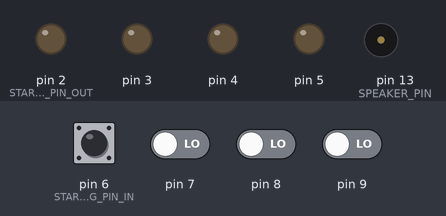
This sketch was run on a simulated Arduino Uno, built with avr-gcc and run on an emulated ATmega328P. Shown: output pins drawn as LEDs (lit = HIGH), buzzer (waves = sounding). The inputs (shaded band) are chosen by the test bench; at power-on: pin 6 (STARTING_PIN_IN), pin 7–9 LOW. Random numbers use the default seed unless the sketch sets one.

Above: at 1.6 s.
1.7 s: pin 6 (STARTING_PIN_IN) pulled HIGH for 0.15 s
At 2.4 s:
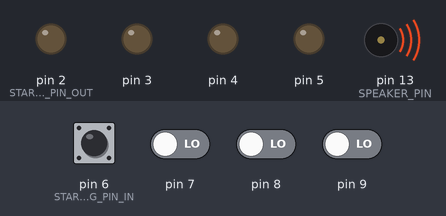
4.8 s: pin 7 driven HIGH
At 6.8 s:
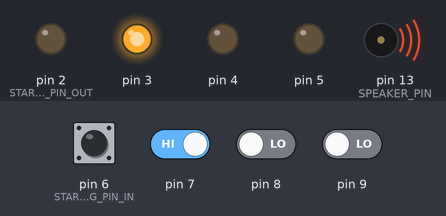
7.5 s: pin 7 driven LOW
At 22.3 s:
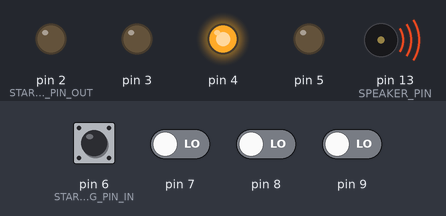
Timing chart, 0 to 23.4 s (numbered marks = the images above; inputs shaded):
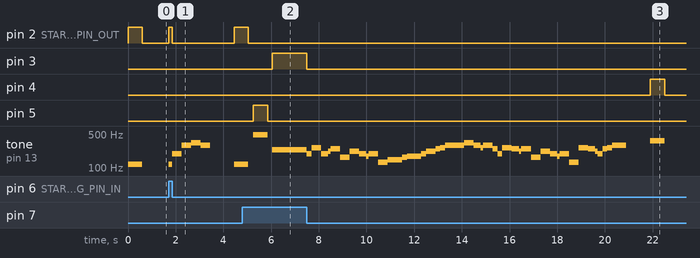

The sketch:

simon.ino
```cpp
#include "pitches.h";
//TODO make a simon mode so pattern extends instead of randomizing


int STARTING_PIN_OUT = 2;
int STARTING_PIN_IN = 6;
int AMOUNT_LEDS = 4;
int HERTZ_MUL = 120;
int PLAY_DELAY = 600;
int PAUSE_DELAY = 200;
int SPEAKER_PIN = 13;

int SUCCESS_SOUND[14] = {NOTE_G3, NOTE_G3, NOTE_D4, NOTE_D4, NOTE_E4, NOTE_E4, NOTE_D4};
int SUCCESS_DELAY[14] = {200, 200, 200, 200, 200, 200, 400};

int FAILURE_SOUND[48] = {
                        NOTE_G3,
                        NOTE_C4, NOTE_G3, NOTE_A3, NOTE_B3, NOTE_E3, NOTE_E3,
                        NOTE_A3, NOTE_G3, NOTE_F3, NOTE_G3, NOTE_C3, NOTE_C3,
                        NOTE_D3, NOTE_D3, NOTE_E3, NOTE_F3, NOTE_F3, NOTE_G3,
                        NOTE_A3, NOTE_B3, NOTE_C4, NOTE_D4,
                        NOTE_E4, NOTE_D4, NOTE_C4, NOTE_D4, NOTE_B3, NOTE_G3,
                        NOTE_C4, NOTE_B3, NOTE_A3, NOTE_B3, NOTE_E3, NOTE_E3,
                        NOTE_A3, NOTE_G3, NOTE_F3, NOTE_G3, NOTE_C3, NOTE_C3,
                        NOTE_C4, NOTE_B3, NOTE_A3, NOTE_G3, NOTE_B3, NOTE_C4, NOTE_D4
                        };
int FAILURE_DELAY[48] = {
                        400,
                        800, 600, 200, 800, 400, 400,
                        800, 600, 200, 800, 400, 400,
                        800, 400, 400, 800, 400, 400,
                        800, 400, 400, 1600,
                        800, 600, 200, 800, 400, 400,
                        800, 600, 200, 800, 400, 400,
                        800, 600, 200, 800, 600, 200,
                        800, 600, 200, 400, 400, 400, 1200
                        };

//TODO make used play delay dependent on holding button
int USER_PLAY_DELAY = 500;

int ROUND_END_DELAY = 1000;

int roundCounter = 0;
int *vals;

void setup() {
  Serial.begin(9600);
  randomSeed(analogRead(11)); // nothing connected to 11 so read sees noise

  //init in- and output pins
  for(int i = 0; i < AMOUNT_LEDS; i++) {
    pinMode(i + STARTING_PIN_OUT, OUTPUT);
    pinMode(i + STARTING_PIN_IN, INPUT);
  }
  pinMode(SPEAKER_PIN, OUTPUT);
}

void loop() {
  roundCounter += 1;
  vals = generateSimonVals(vals);
  (void)playVals(vals);
  (void)userPlays(vals);

  //round finished, delay a bit
  delay(ROUND_END_DELAY);
}

int* generateSimonVals(int *vals) {
  int *tempVals = (int*)malloc(roundCounter * sizeof(int));
  if(roundCounter == 1) {
    tempVals[0] = random(0, AMOUNT_LEDS);
  } else {
    for(int i = 0; i < roundCounter-1; i++) {
      tempVals[i] = vals[i];
    }
    tempVals[roundCounter-1] = random(0, AMOUNT_LEDS);
  }
  //free malloced array with vals
  free(vals);
  return tempVals;
}

//fill play array with vals corresponding to an LED and a note
int* generateVals() {
  int *vals = (int*)malloc(roundCounter * sizeof(int));
  for(int i = 0; i < roundCounter; i++) {
    vals[i] = random(0, AMOUNT_LEDS);
  }
  return vals;
}

//play notes and light up LEDs consecutively with a delay
void playVals(int *vals) {
  for(int i = 0; i < roundCounter; i++) {
    tone(SPEAKER_PIN, (vals[i] + 1) * HERTZ_MUL);
    digitalWrite(vals[i] + STARTING_PIN_OUT, HIGH);
    delay(PLAY_DELAY);
    //check and see if this is necessary
    noTone(SPEAKER_PIN);
    digitalWrite(vals[i] + STARTING_PIN_OUT, LOW);
    delay(PAUSE_DELAY);
  }
}

//handle user turn
void userPlays(int *vals) {
  if(checkUserSuccess(vals)) {
    //user has succeeded => play success sound
    //get number of sounds
    int successSoundsAmount = sizeof(SUCCESS_SOUND)/sizeof(SUCCESS_SOUND[0]);
    //play success notes
    for(int i = 0; i < successSoundsAmount; i++) {
      tone(SPEAKER_PIN, SUCCESS_SOUND[i]);
      delay(SUCCESS_DELAY[i]);
      noTone(SPEAKER_PIN);
    }
  } else {
    //user has failed => play fail sound
    //get number of sounds
    int failSoundsAmount = sizeof(FAILURE_SOUND)/sizeof(FAILURE_SOUND[0]);
    //play fail notes
    for(int i = 0; i < failSoundsAmount; i++) {
      tone(SPEAKER_PIN, FAILURE_SOUND[i]);
      delay(FAILURE_DELAY[i]/2);
      noTone(SPEAKER_PIN);
    }
    //restart game
    roundCounter = 0;
  }
}

int checkUserSuccess(int *vals) {
  //go through every play val
  for(int i = 0; i < roundCounter; i++) {
    int correctPress = 0;
    int pressed = 0;
    int pressedButton = 1;
    //wait for button to be pressed
    while(!pressed) {
      //check HIGH/LOW for every button
      for(int j = 0; j < AMOUNT_LEDS && !pressed; j++) {
        if(digitalRead(j + STARTING_PIN_IN) == HIGH){
          //button was pressed
          if(j == vals[i]) {
            //button was correct
            correctPress = 1;
          }
          pressed = 1;
          pressedButton = j;
          //exit for and while loop
          continue;
        }
      }
    }
    //play notes and light up LEDs depending on what user pressed
    tone(SPEAKER_PIN, (pressedButton + 1) * HERTZ_MUL);
    digitalWrite(pressedButton + STARTING_PIN_OUT, HIGH);
    while(digitalRead(pressedButton + STARTING_PIN_IN) == HIGH){}
    noTone(SPEAKER_PIN);
    digitalWrite(pressedButton + STARTING_PIN_OUT, LOW);

    if(!correctPress) {
      return 0;
    }
  }
  return 1;
}
```

pitches.h
```cpp
#define NOTE_B0  31
#define NOTE_C1  33
#define NOTE_CS1 35
#define NOTE_D1  37
#define NOTE_DS1 39
#define NOTE_E1  41
#define NOTE_F1  44
#define NOTE_FS1 46
#define NOTE_G1  49
#define NOTE_GS1 52
#define NOTE_A1  55
#define NOTE_AS1 58
#define NOTE_B1  62
#define NOTE_C2  65
#define NOTE_CS2 69
#define NOTE_D2  73
#define NOTE_DS2 78
#define NOTE_E2  82
#define NOTE_F2  87
#define NOTE_FS2 93
#define NOTE_G2  98
#define NOTE_GS2 104
#define NOTE_A2  110
#define NOTE_AS2 117
#define NOTE_B2  123
#define NOTE_C3  131
#define NOTE_CS3 139
#define NOTE_D3  147
#define NOTE_DS3 156
#define NOTE_E3  165
#define NOTE_F3  175
#define NOTE_FS3 185
#define NOTE_G3  196
#define NOTE_GS3 208
#define NOTE_A3  220
#define NOTE_AS3 233
#define NOTE_B3  247
#define NOTE_C4  262
#define NOTE_CS4 277
#define NOTE_D4  294
#define NOTE_DS4 311
#define NOTE_E4  330
#define NOTE_F4  349
#define NOTE_FS4 370
#define NOTE_G4  392
#define NOTE_GS4 415
#define NOTE_A4  440
#define NOTE_AS4 466
#define NOTE_B4  494
#define NOTE_C5  523
#define NOTE_CS5 554
#define NOTE_D5  587
#define NOTE_DS5 622
#define NOTE_E5  659
#define NOTE_F5  698
#define NOTE_FS5 740
#define NOTE_G5  784
#define NOTE_GS5 831
#define NOTE_A5  880
#define NOTE_AS5 932
#define NOTE_B5  988
#define NOTE_C6  1047
#define NOTE_CS6 1109
#define NOTE_D6  1175
#define NOTE_DS6 1245
#define NOTE_E6  1319
#define NOTE_F6  1397
#define NOTE_FS6 1480
#define NOTE_G6  1568
#define NOTE_GS6 1661
#define NOTE_A6  1760
#define NOTE_AS6 1865
#define NOTE_B6  1976
#define NOTE_C7  2093
#define NOTE_CS7 2217
#define NOTE_D7  2349
#define NOTE_DS7 2489
#define NOTE_E7  2637
#define NOTE_F7  2794
#define NOTE_FS7 2960
#define NOTE_G7  3136
#define NOTE_GS7 3322
#define NOTE_A7  3520
#define NOTE_AS7 3729
#define NOTE_B7  3951
#define NOTE_C8  4186
#define NOTE_CS8 4435
#define NOTE_D8  4699
#define NOTE_DS8 4978
```

Measured:
- after the input at 1.7 s, pin 2 (STARTING_PIN_OUT): LOW → HIGH at once, → LOW 0.15 s later, → HIGH 2.6 s later; tone on pin 13 (SPEAKER_PIN): plays 120 Hz for 0.15 s, 196 Hz for 0.40 s, 294 Hz for 0.40 s, 330 Hz for 0.40 s, 294 Hz for 0.40 s, 120 Hz for 0.35 s, starting at once
- after the input at 4.8 s, pin 3: LOW → HIGH after 1.3 s
- after the input at 7.5 s, pin 3: HIGH → LOW at once; pin 4: LOW → HIGH after 14.4 s, → LOW 0.60 s later; tone on pin 13 (SPEAKER_PIN): plays 196 Hz for 0.20 s, 262 Hz for 0.40 s, 196 Hz for 0.30 s, 220 Hz for 0.10 s, 247 Hz for 0.40 s, 165 Hz for 0.40 s … (43 notes in this stretch), starting at once
